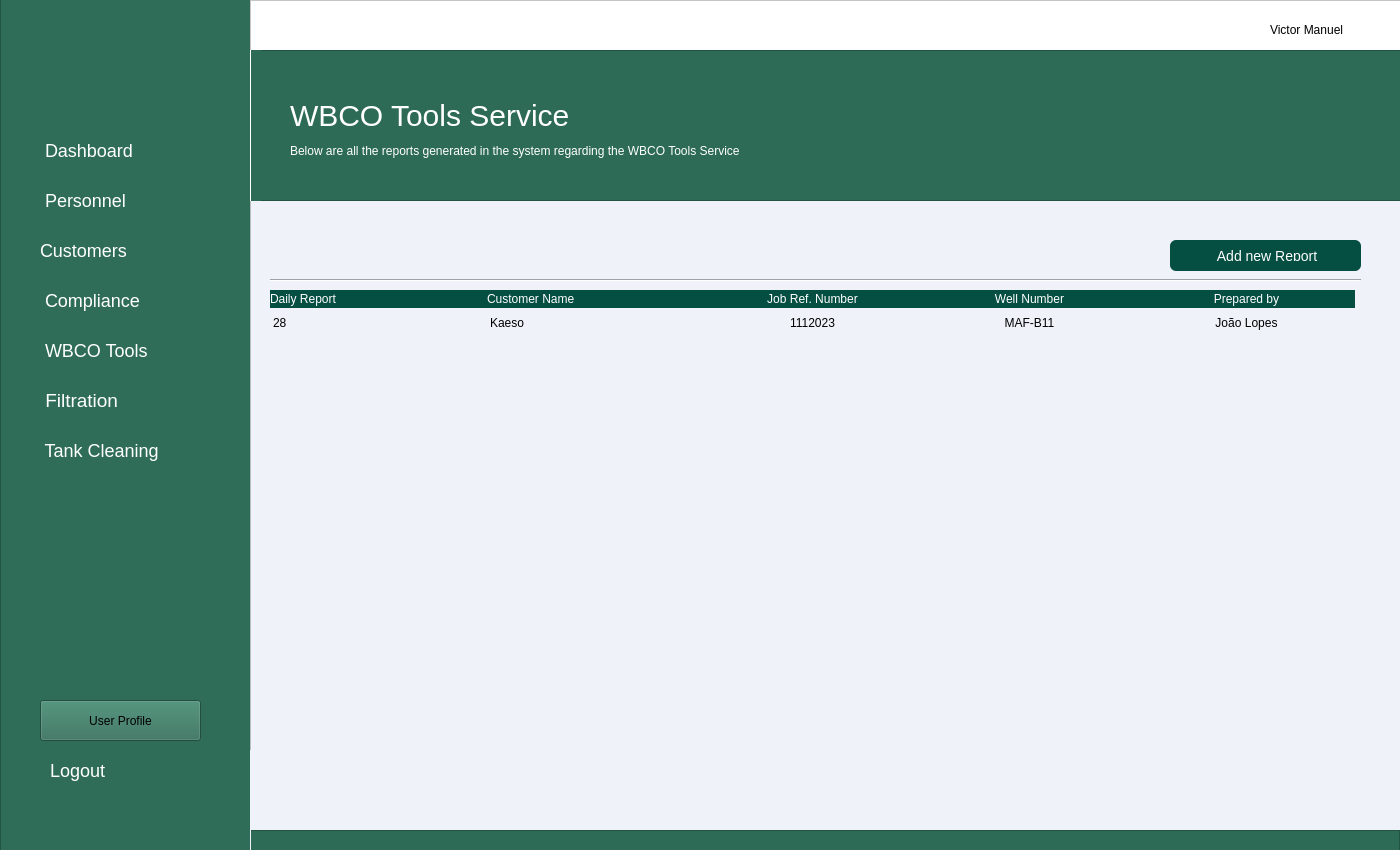
<?xml version="1.0" encoding="UTF-8"?>
<ui version="4.0">
 <class>MainWindow</class>
 <widget class="QMainWindow" name="MainWindow">
  <property name="geometry">
   <rect>
    <x>0</x>
    <y>0</y>
    <width>1400</width>
    <height>850</height>
   </rect>
  </property>
  <property name="minimumSize">
   <size>
    <width>1400</width>
    <height>850</height>
   </size>
  </property>
  <property name="maximumSize">
   <size>
    <width>1400</width>
    <height>850</height>
   </size>
  </property>
  <property name="windowTitle">
   <string>Dashboard</string>
  </property>
  <widget class="QWidget" name="centralwidget">
   <widget class="QFrame" name="frame_aside_menu">
    <property name="geometry">
     <rect>
      <x>0</x>
      <y>-10</y>
      <width>251</width>
      <height>861</height>
     </rect>
    </property>
    <property name="styleSheet">
     <string notr="true">
background-color:#2f6d58</string>
    </property>
    <property name="frameShape">
     <enum>QFrame::StyledPanel</enum>
    </property>
    <property name="frameShadow">
     <enum>QFrame::Raised</enum>
    </property>
    <widget class="QLabel" name="label_15">
     <property name="geometry">
      <rect>
       <x>10</x>
       <y>30</y>
       <width>221</width>
       <height>91</height>
      </rect>
     </property>
     <property name="styleSheet">
      <string notr="true">image: url(:/img/logo_tecsep-1-removebg-preview.png);</string>
     </property>
     <property name="text">
      <string/>
     </property>
    </widget>
    <widget class="QPushButton" name="btn_dashboard">
     <property name="geometry">
      <rect>
       <x>30</x>
       <y>140</y>
       <width>191</width>
       <height>41</height>
      </rect>
     </property>
     <property name="styleSheet">
      <string notr="true">

QPushButton#btn_dashboard{

border:none;
color:white;
font-size:18px;
border-radius: 12px;
transition: background-color 0.5s ease;
padding:10px;
text-align:left;
}

QPushButton#btn_dashboard:hover{
 background-color: #044e42;
border-radius: 12px;
transition: background-color 0.5s ease;
padding:10px;
}

QPushButton#btn_dashboard:pressed {
 background-color: #044e42;
border-radius: 12px;
background-color: #033029;
padding:10px;
 }


</string>
     </property>
     <property name="text">
      <string> Dashboard</string>
     </property>
     <property name="icon">
      <iconset>
       <normaloff>house-solid.svg</normaloff>house-solid.svg</iconset>
     </property>
     <property name="iconSize">
      <size>
       <width>25</width>
       <height>25</height>
      </size>
     </property>
     <property name="flat">
      <bool>false</bool>
     </property>
    </widget>
    <widget class="QPushButton" name="btn_compliance">
     <property name="geometry">
      <rect>
       <x>30</x>
       <y>290</y>
       <width>191</width>
       <height>41</height>
      </rect>
     </property>
     <property name="styleSheet">
      <string notr="true">QPushButton#btn_compliance{

border:none;
color:white;
font-size:18px;
border-radius: 12px;
transition: background-color 0.5s ease;
text-align:left;
padding:10px
}

QPushButton#btn_compliance:hover{
 background-color: #044e42;
border-radius: 12px;
transition: background-color 0.5s ease;
}

QPushButton#btn_compliance:pressed {
 background-color: #044e42;
border-radius: 12px;
background-color: #033029;
 }
</string>
     </property>
     <property name="text">
      <string> Compliance</string>
     </property>
     <property name="icon">
      <iconset>
       <normaloff>vial-solid.svg</normaloff>vial-solid.svg</iconset>
     </property>
     <property name="iconSize">
      <size>
       <width>25</width>
       <height>25</height>
      </size>
     </property>
     <property name="flat">
      <bool>false</bool>
     </property>
    </widget>
    <widget class="QPushButton" name="btn_wbco">
     <property name="geometry">
      <rect>
       <x>30</x>
       <y>340</y>
       <width>191</width>
       <height>41</height>
      </rect>
     </property>
     <property name="styleSheet">
      <string notr="true">QPushButton#btn_wbco{

border:none;
color:white;
font-size:18px;
border-radius: 12px;
transition: background-color 0.5s ease;
text-align:left;
padding:10px;
}

QPushButton#btn_wbco:hover{
 background-color: #044e42;
border-radius: 12px;
transition: background-color 0.5s ease;
}

QPushButton#btn_wbco:pressed {
 background-color: #044e42;
border-radius: 12px;
background-color: #033029;
 }</string>
     </property>
     <property name="text">
      <string> WBCO Tools</string>
     </property>
     <property name="icon">
      <iconset>
       <normaloff>tools.svg</normaloff>tools.svg</iconset>
     </property>
     <property name="iconSize">
      <size>
       <width>25</width>
       <height>25</height>
      </size>
     </property>
     <property name="flat">
      <bool>false</bool>
     </property>
    </widget>
    <widget class="QPushButton" name="btn_filtration">
     <property name="geometry">
      <rect>
       <x>30</x>
       <y>390</y>
       <width>191</width>
       <height>41</height>
      </rect>
     </property>
     <property name="styleSheet">
      <string notr="true">QPushButton#btn_filtration{

border:none;
color:white;
font-size:19px;
border-radius: 12px;
transition: background-color 0.5s ease;
text-align:left;
padding:10px;
}

QPushButton#btn_filtration:hover{
 background-color: #044e42;
border-radius: 12px;
transition: background-color 0.5s ease;
}

QPushButton#btn_filtration:pressed {
 background-color: #044e42;
border-radius: 12px;
background-color: #033029;
 }</string>
     </property>
     <property name="text">
      <string> Filtration</string>
     </property>
     <property name="icon">
      <iconset>
       <normaloff>oil-well-solid.svg</normaloff>oil-well-solid.svg</iconset>
     </property>
     <property name="iconSize">
      <size>
       <width>25</width>
       <height>25</height>
      </size>
     </property>
     <property name="flat">
      <bool>false</bool>
     </property>
    </widget>
    <widget class="QPushButton" name="btn_tank_cleaning">
     <property name="geometry">
      <rect>
       <x>30</x>
       <y>440</y>
       <width>191</width>
       <height>41</height>
      </rect>
     </property>
     <property name="styleSheet">
      <string notr="true">QPushButton#btn_tank_cleaning{

border:none;
color:white;
font-size:18px;
border-radius: 12px;
transition: background-color 0.5s ease;
padding:10px;
text-align:left;
}

QPushButton#btn_tank_cleaning:hover{
 background-color: #044e42;
border-radius: 12px;
transition: background-color 0.5s ease;
padding:10px;
}

QPushButton#btn_tank_cleaning:pressed {
 background-color: #044e42;
border-radius: 12px;
background-color: #033029;
 }</string>
     </property>
     <property name="text">
      <string> Tank Cleaning</string>
     </property>
     <property name="icon">
      <iconset>
       <normaloff>soap-solid.svg</normaloff>soap-solid.svg</iconset>
     </property>
     <property name="iconSize">
      <size>
       <width>25</width>
       <height>25</height>
      </size>
     </property>
     <property name="flat">
      <bool>false</bool>
     </property>
    </widget>
    <widget class="QPushButton" name="btn_user_profile">
     <property name="geometry">
      <rect>
       <x>40</x>
       <y>710</y>
       <width>161</width>
       <height>41</height>
      </rect>
     </property>
     <property name="styleSheet">
      <string notr="true">QPushButton#btn_user_profile{

border:none;
color:white;
font-size:18px;
border-radius: 12px;
transition: background-color 0.5s ease;
padding:10px;
text-align:left;
}

QPushButton#btn_user_profile:hover{
 background-color: #044e42;
border-radius: 12px;
transition: background-color 0.5s ease;
padding:10px;
}

QPushButton#btn_user_profile:pressed {
 background-color: #044e42;
border-radius: 12px;
background-color: #033029;
 }</string>
     </property>
     <property name="text">
      <string>User Profile</string>
     </property>
     <property name="icon">
      <iconset>
       <normaloff>user-solid.svg</normaloff>user-solid.svg</iconset>
     </property>
     <property name="iconSize">
      <size>
       <width>25</width>
       <height>25</height>
      </size>
     </property>
     <property name="flat">
      <bool>false</bool>
     </property>
    </widget>
    <widget class="QPushButton" name="btn_logout">
     <property name="geometry">
      <rect>
       <x>40</x>
       <y>760</y>
       <width>161</width>
       <height>41</height>
      </rect>
     </property>
     <property name="styleSheet">
      <string notr="true">QPushButton#btn_logout{

border:none;
color:white;
font-size:18px;
border-radius: 12px;
transition: background-color 0.5s ease;
padding:10px;
text-align:left;
}

QPushButton#btn_logout:hover{
 background-color: #044e42;
border-radius: 12px;
transition: background-color 0.5s ease;
padding:10px;
}

QPushButton#btn_logout:pressed {
 background-color: #044e42;
border-radius: 12px;
background-color: #033029;
 }</string>
     </property>
     <property name="text">
      <string>Logout</string>
     </property>
     <property name="icon">
      <iconset>
       <normaloff>right-from-bracket-solid.svg</normaloff>right-from-bracket-solid.svg</iconset>
     </property>
     <property name="iconSize">
      <size>
       <width>25</width>
       <height>25</height>
      </size>
     </property>
     <property name="flat">
      <bool>false</bool>
     </property>
    </widget>
    <widget class="QPushButton" name="btn_user">
     <property name="geometry">
      <rect>
       <x>30</x>
       <y>190</y>
       <width>191</width>
       <height>41</height>
      </rect>
     </property>
     <property name="styleSheet">
      <string notr="true">

QPushButton#btn_user{

border:none;
color:white;
font-size:18px;
border-radius: 12px;
transition: background-color 0.5s ease;
padding:10px;
text-align:left;
}

QPushButton#btn_user:hover{
 background-color: #044e42;
border-radius: 12px;
transition: background-color 0.5s ease;
padding:10px;
}

QPushButton#btn_user:pressed {
 background-color: #044e42;
border-radius: 12px;
background-color: #033029;
padding:10px;
 }


</string>
     </property>
     <property name="text">
      <string> Personnel</string>
     </property>
     <property name="icon">
      <iconset>
       <normaloff>user-solid.svg</normaloff>user-solid.svg</iconset>
     </property>
     <property name="iconSize">
      <size>
       <width>25</width>
       <height>25</height>
      </size>
     </property>
     <property name="flat">
      <bool>false</bool>
     </property>
    </widget>
    <widget class="QPushButton" name="btn_customer">
     <property name="geometry">
      <rect>
       <x>30</x>
       <y>240</y>
       <width>191</width>
       <height>41</height>
      </rect>
     </property>
     <property name="styleSheet">
      <string notr="true">

QPushButton#btn_customer{

border:none;
color:white;
font-size:18px;
border-radius: 12px;
transition: background-color 0.5s ease;
padding:10px;
text-align:left;
}

QPushButton#btn_customer:hover{
 background-color: #044e42;
border-radius: 12px;
transition: background-color 0.5s ease;
padding:10px;
}

QPushButton#btn_customer:pressed {
 background-color: #044e42;
border-radius: 12px;
background-color: #033029;
padding:10px;
 }


</string>
     </property>
     <property name="text">
      <string>Customers</string>
     </property>
     <property name="icon">
      <iconset>
       <normaloff>user-group-solid.svg</normaloff>user-group-solid.svg</iconset>
     </property>
     <property name="iconSize">
      <size>
       <width>25</width>
       <height>25</height>
      </size>
     </property>
     <property name="flat">
      <bool>false</bool>
     </property>
    </widget>
   </widget>
   <widget class="QFrame" name="frame">
    <property name="geometry">
     <rect>
      <x>250</x>
      <y>0</y>
      <width>1151</width>
      <height>861</height>
     </rect>
    </property>
    <property name="sizePolicy">
     <sizepolicy hsizetype="Fixed" vsizetype="Preferred">
      <horstretch>0</horstretch>
      <verstretch>0</verstretch>
     </sizepolicy>
    </property>
    <property name="minimumSize">
     <size>
      <width>1151</width>
      <height>861</height>
     </size>
    </property>
    <property name="maximumSize">
     <size>
      <width>16777215</width>
      <height>861</height>
     </size>
    </property>
    <property name="font">
     <font>
      <pointsize>11</pointsize>
     </font>
    </property>
    <property name="styleSheet">
     <string notr="true">background-color:#eff2f9;

</string>
    </property>
    <property name="frameShape">
     <enum>QFrame::StyledPanel</enum>
    </property>
    <property name="frameShadow">
     <enum>QFrame::Raised</enum>
    </property>
    <widget class="QFrame" name="frame_2">
     <property name="geometry">
      <rect>
       <x>0</x>
       <y>0</y>
       <width>1151</width>
       <height>51</height>
      </rect>
     </property>
     <property name="styleSheet">
      <string notr="true">background-color:#fff</string>
     </property>
     <property name="frameShape">
      <enum>QFrame::StyledPanel</enum>
     </property>
     <property name="frameShadow">
      <enum>QFrame::Raised</enum>
     </property>
     <widget class="QLabel" name="lbl_user_logado">
      <property name="geometry">
       <rect>
        <x>1020</x>
        <y>20</y>
        <width>111</width>
        <height>20</height>
       </rect>
      </property>
      <property name="styleSheet">
       <string notr="true"/>
      </property>
      <property name="text">
       <string>Victor Manuel</string>
      </property>
     </widget>
     <widget class="QPushButton" name="img_user_login">
      <property name="geometry">
       <rect>
        <x>980</x>
        <y>10</y>
        <width>31</width>
        <height>31</height>
       </rect>
      </property>
      <property name="styleSheet">
       <string notr="true">background-color: #fff;
border-radius:30px;
width:30px;
height:30px;</string>
      </property>
      <property name="text">
       <string/>
      </property>
      <property name="icon">
       <iconset>
        <normaloff>user_dark.svg</normaloff>user_dark.svg</iconset>
      </property>
      <property name="iconSize">
       <size>
        <width>25</width>
        <height>25</height>
       </size>
      </property>
     </widget>
    </widget>
    <widget class="QFrame" name="frame_3">
     <property name="geometry">
      <rect>
       <x>0</x>
       <y>50</y>
       <width>1151</width>
       <height>151</height>
      </rect>
     </property>
     <property name="styleSheet">
      <string notr="true">background-color:#2d6b56;</string>
     </property>
     <property name="frameShape">
      <enum>QFrame::StyledPanel</enum>
     </property>
     <property name="frameShadow">
      <enum>QFrame::Raised</enum>
     </property>
     <widget class="QLabel" name="label_titulo_form">
      <property name="geometry">
       <rect>
        <x>40</x>
        <y>50</y>
        <width>281</width>
        <height>31</height>
       </rect>
      </property>
      <property name="styleSheet">
       <string notr="true">font-size: 30px;
color:#fff;</string>
      </property>
      <property name="text">
       <string>WBCO Tools Service</string>
      </property>
     </widget>
     <widget class="Line" name="line">
      <property name="geometry">
       <rect>
        <x>-10</x>
        <y>0</y>
        <width>21</width>
        <height>151</height>
       </rect>
      </property>
      <property name="styleSheet">
       <string notr="true">color: rgb(255, 255, 255);
border-color: rgb(255, 255, 255);</string>
      </property>
      <property name="frameShadow">
       <enum>QFrame::Plain</enum>
      </property>
      <property name="orientation">
       <enum>Qt::Vertical</enum>
      </property>
     </widget>
     <widget class="QLabel" name="lbl_text_form">
      <property name="geometry">
       <rect>
        <x>40</x>
        <y>90</y>
        <width>621</width>
        <height>21</height>
       </rect>
      </property>
      <property name="styleSheet">
       <string notr="true">color: rgb(255, 255, 255);
font: 9pt &quot;MS Shell Dlg 2&quot;;</string>
      </property>
      <property name="text">
       <string>Below are all the reports generated in the system regarding the WBCO Tools Service</string>
      </property>
     </widget>
    </widget>
    <widget class="QFrame" name="frame_9">
     <property name="geometry">
      <rect>
       <x>-1</x>
       <y>830</y>
       <width>1151</width>
       <height>31</height>
      </rect>
     </property>
     <property name="styleSheet">
      <string notr="true">background-color:#2d6b56;</string>
     </property>
     <property name="frameShape">
      <enum>QFrame::StyledPanel</enum>
     </property>
     <property name="frameShadow">
      <enum>QFrame::Raised</enum>
     </property>
    </widget>
    <widget class="Line" name="line_2">
     <property name="geometry">
      <rect>
       <x>-40</x>
       <y>750</y>
       <width>41</width>
       <height>151</height>
      </rect>
     </property>
     <property name="styleSheet">
      <string notr="true">color: rgb(255, 255, 255);
border-color: rgb(255, 255, 255);</string>
     </property>
     <property name="frameShadow">
      <enum>QFrame::Plain</enum>
     </property>
     <property name="orientation">
      <enum>Qt::Vertical</enum>
     </property>
    </widget>
    <widget class="Line" name="line_3">
     <property name="geometry">
      <rect>
       <x>20</x>
       <y>270</y>
       <width>1091</width>
       <height>20</height>
      </rect>
     </property>
     <property name="styleSheet">
      <string notr="true">color: rgb(255, 255, 255);
</string>
     </property>
     <property name="orientation">
      <enum>Qt::Horizontal</enum>
     </property>
    </widget>
    <widget class="QPushButton" name="btn_add_report">
     <property name="geometry">
      <rect>
       <x>920</x>
       <y>240</y>
       <width>191</width>
       <height>31</height>
      </rect>
     </property>
     <property name="styleSheet">
      <string notr="true">

QPushButton#btn_add_report{

border:none;
background-color:#044e42;
color:white;
font-size:14px;
border-radius: 6px;
transition: background-color 0.5s ease;
padding:10px;
text-align:rigth;
}

QPushButton#btn_add_report:hover{
 background-color: #044e42;
border-radius: 6px;
transition: background-color 0.5s ease;
padding:10px;
}

QPushButton#btn_add_report:pressed {
 background-color: #044e42;
border-radius: 6px;
background-color: #033029;
padding:10px;
 }
</string>
     </property>
     <property name="text">
      <string> Add new Report</string>
     </property>
     <property name="icon">
      <iconset>
       <normaloff>../../img/file-lines-solid.svg</normaloff>../../img/file-lines-solid.svg</iconset>
     </property>
    </widget>
    <widget class="QTableWidget" name="table_wbco_report">
     <property name="geometry">
      <rect>
       <x>20</x>
       <y>290</y>
       <width>1091</width>
       <height>421</height>
      </rect>
     </property>
     <property name="autoFillBackground">
      <bool>true</bool>
     </property>
     <property name="styleSheet">
      <string notr="true">QTableWidget{


border:none;
selection-color:green;
selection-background-color:red;

}

QTableWidget::item:selected{
color:white;
background-color:#044e42;


}

QHeaderView::section{

background-color:#044e42;
color:#fff;
font: 10pt &quot;MS Shell Dlg 2&quot;;
border:none;
}



</string>
     </property>
     <property name="frameShape">
      <enum>QFrame::NoFrame</enum>
     </property>
     <property name="frameShadow">
      <enum>QFrame::Sunken</enum>
     </property>
     <property name="selectionMode">
      <enum>QAbstractItemView::SingleSelection</enum>
     </property>
     <property name="selectionBehavior">
      <enum>QAbstractItemView::SelectRows</enum>
     </property>
     <property name="textElideMode">
      <enum>Qt::ElideMiddle</enum>
     </property>
     <property name="showGrid">
      <bool>false</bool>
     </property>
     <property name="gridStyle">
      <enum>Qt::NoPen</enum>
     </property>
     <property name="sortingEnabled">
      <bool>false</bool>
     </property>
     <property name="cornerButtonEnabled">
      <bool>false</bool>
     </property>
     <attribute name="horizontalHeaderDefaultSectionSize">
      <number>217</number>
     </attribute>
     <attribute name="horizontalHeaderHighlightSections">
      <bool>false</bool>
     </attribute>
     <attribute name="verticalHeaderVisible">
      <bool>false</bool>
     </attribute>
     <row>
      <property name="text">
       <string>1</string>
      </property>
      <property name="textAlignment">
       <set>AlignJustify|AlignVCenter</set>
      </property>
     </row>
     <column>
      <property name="text">
       <string>Daily Report </string>
      </property>
      <property name="textAlignment">
       <set>AlignLeading|AlignVCenter</set>
      </property>
     </column>
     <column>
      <property name="text">
       <string>Customer Name</string>
      </property>
      <property name="textAlignment">
       <set>AlignJustify|AlignVCenter</set>
      </property>
     </column>
     <column>
      <property name="text">
       <string>Job Ref. Number</string>
      </property>
     </column>
     <column>
      <property name="text">
       <string>Well Number</string>
      </property>
     </column>
     <column>
      <property name="text">
       <string>Prepared by</string>
      </property>
     </column>
     <item row="0" column="0">
      <property name="text">
       <string>28</string>
      </property>
      <property name="textAlignment">
       <set>AlignJustify|AlignVCenter</set>
      </property>
     </item>
     <item row="0" column="1">
      <property name="text">
       <string>Kaeso</string>
      </property>
      <property name="textAlignment">
       <set>AlignLeading|AlignVCenter</set>
      </property>
     </item>
     <item row="0" column="2">
      <property name="text">
       <string>1112023</string>
      </property>
      <property name="textAlignment">
       <set>AlignCenter</set>
      </property>
     </item>
     <item row="0" column="3">
      <property name="text">
       <string>MAF-B11</string>
      </property>
      <property name="textAlignment">
       <set>AlignCenter</set>
      </property>
     </item>
     <item row="0" column="4">
      <property name="text">
       <string>João Lopes</string>
      </property>
      <property name="textAlignment">
       <set>AlignCenter</set>
      </property>
     </item>
    </widget>
   </widget>
  </widget>
  <widget class="QMenuBar" name="menubar">
   <property name="geometry">
    <rect>
     <x>0</x>
     <y>0</y>
     <width>1400</width>
     <height>26</height>
    </rect>
   </property>
  </widget>
 </widget>
 <resources/>
 <connections/>
</ui>
